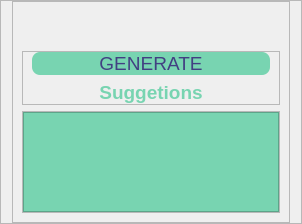
                  <widget class="QFrame" name="frame_49">
                   <property name="frameShape">
                    <enum>QFrame::StyledPanel</enum>
                   </property>
                   <property name="frameShadow">
                    <enum>QFrame::Raised</enum>
                   </property>
                   <layout class="QHBoxLayout" name="horizontalLayout_32">
                    <property name="topMargin">
                     <number>0</number>
                    </property>
                    <property name="bottomMargin">
                     <number>0</number>
                    </property>
                    <item>
                     <widget class="QFrame" name="frame_46">
                      <property name="frameShape">
                       <enum>QFrame::StyledPanel</enum>
                      </property>
                      <property name="frameShadow">
                       <enum>QFrame::Raised</enum>
                      </property>
                      <layout class="QVBoxLayout" name="verticalLayout_28">
                       <item>
                        <spacer name="verticalSpacer">
                         <property name="orientation">
                          <enum>Qt::Vertical</enum>
                         </property>
                         <property name="sizeHint" stdset="0">
                          <size>
                           <width>20</width>
                           <height>40</height>
                          </size>
                         </property>
                        </spacer>
                       </item>
                       <item>
                        <widget class="QFrame" name="frame_50">
                         <property name="frameShape">
                          <enum>QFrame::StyledPanel</enum>
                         </property>
                         <property name="frameShadow">
                          <enum>QFrame::Raised</enum>
                         </property>
                         <layout class="QVBoxLayout" name="verticalLayout_29">
                          <property name="topMargin">
                           <number>0</number>
                          </property>
                          <property name="bottomMargin">
                           <number>0</number>
                          </property>
                          <item>
                           <widget class="QPushButton" name="pushButton_generate_page2">
                            <property name="minimumSize">
                             <size>
                              <width>200</width>
                              <height>0</height>
                             </size>
                            </property>
                            <property name="font">
                             <font>
                              <pointsize>14</pointsize>
                             </font>
                            </property>
                            <property name="styleSheet">
                             <string notr="true">QPushButton {
	border: none;
	border-radius: 8px;
	
	color: rgb(66, 64, 130);
	
	background-color: rgb(120, 212, 177);
}
QPushButton:hover{
	
	
	background-color: rgb(120, 212, 177,150);
}</string>
                            </property>
                            <property name="text">
                             <string>GENERATE</string>
                            </property>
                           </widget>
                          </item>
                          <item>
                           <widget class="QLabel" name="label_29">
                            <property name="maximumSize">
                             <size>
                              <width>16777215</width>
                              <height>16777215</height>
                             </size>
                            </property>
                            <property name="font">
                             <font>
                              <pointsize>14</pointsize>
                             </font>
                            </property>
                            <property name="styleSheet">
                             <string notr="true">color: rgb(120, 212, 177);</string>
                            </property>
                            <property name="text">
                             <string>&lt;html&gt;&lt;head/&gt;&lt;body&gt;&lt;p&gt;&lt;span style=&quot; font-weight:600;&quot;&gt;Suggetions&lt;/span&gt;&lt;/p&gt;&lt;/body&gt;&lt;/html&gt;</string>
                            </property>
                            <property name="alignment">
                             <set>Qt::AlignCenter</set>
                            </property>
                           </widget>
                          </item>
                         </layout>
                        </widget>
                       </item>
                       <item>
                        <widget class="QFrame" name="frame_52">
                         <property name="frameShape">
                          <enum>QFrame::StyledPanel</enum>
                         </property>
                         <property name="frameShadow">
                          <enum>QFrame::Raised</enum>
                         </property>
                         <layout class="QVBoxLayout" name="verticalLayout_30">
                          <property name="spacing">
                           <number>0</number>
                          </property>
                          <property name="leftMargin">
                           <number>0</number>
                          </property>
                          <property name="topMargin">
                           <number>0</number>
                          </property>
                          <property name="rightMargin">
                           <number>0</number>
                          </property>
                          <property name="bottomMargin">
                           <number>0</number>
                          </property>
                          <item>
                           <widget class="QListWidget" name="listWidget_suggetions">
                            <property name="minimumSize">
                             <size>
                              <width>0</width>
                              <height>100</height>
                             </size>
                            </property>
                            <property name="maximumSize">
                             <size>
                              <width>16777215</width>
                              <height>100</height>
                             </size>
                            </property>
                            <property name="font">
                             <font>
                              <pointsize>12</pointsize>
                             </font>
                            </property>
                            <property name="styleSheet">
                             <string notr="true">background-color: rgb(120, 212, 177);
color: rgb(42, 44, 87);</string>
                            </property>
                           </widget>
                          </item>
                         </layout>
                        </widget>
                       </item>
                      </layout>
                     </widget>
                    </item>
                   </layout>
                  </widget>
